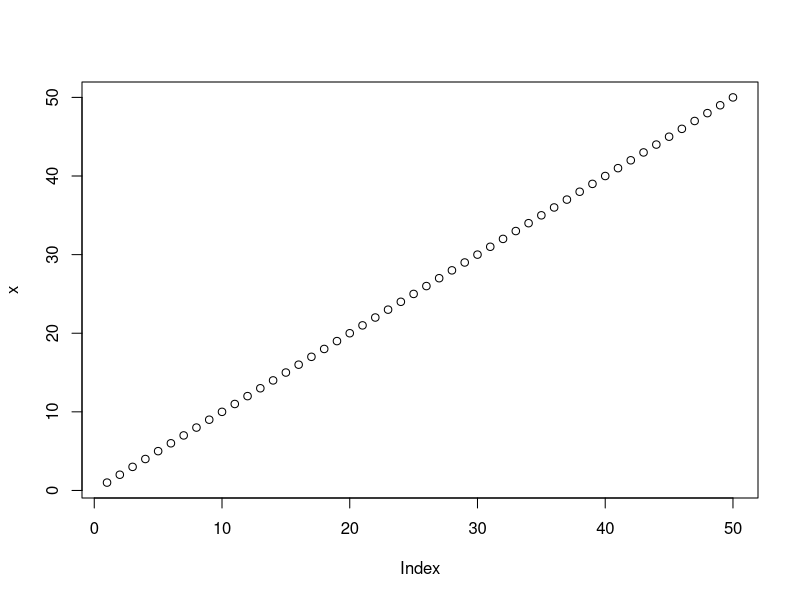
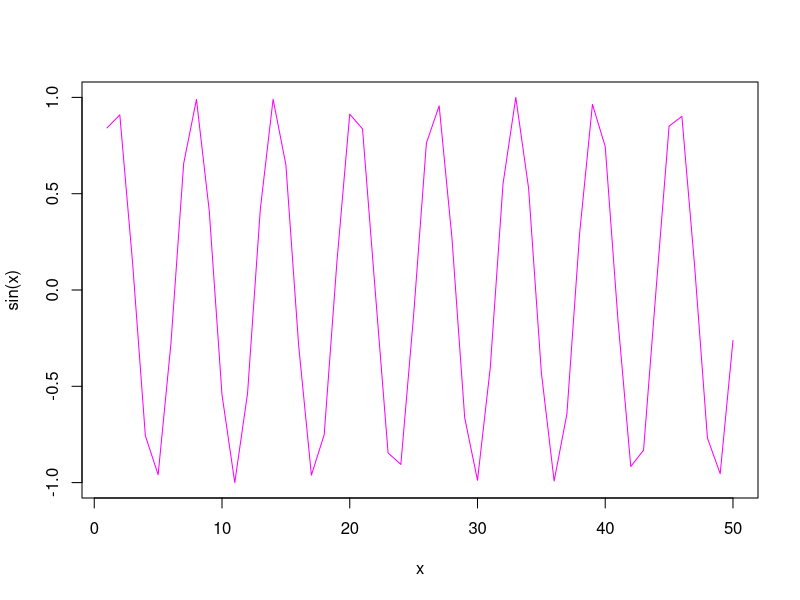
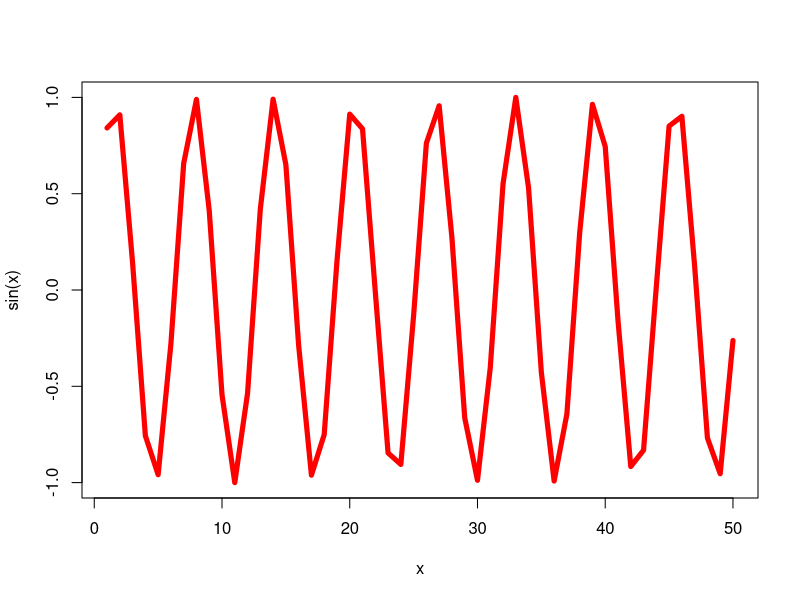

Source code (R) for these figures, in order:
#My first Rscript 
x <- 1:50 
plot(x)

plot(x, sin(x), typ="l", col="magenta")

plot(x=x, y=sin(x), typ="l", col="red", lwd="5")
#We don't need to write x or y, R expects the first value to be x and the second one to be y. 

log(10,2)

